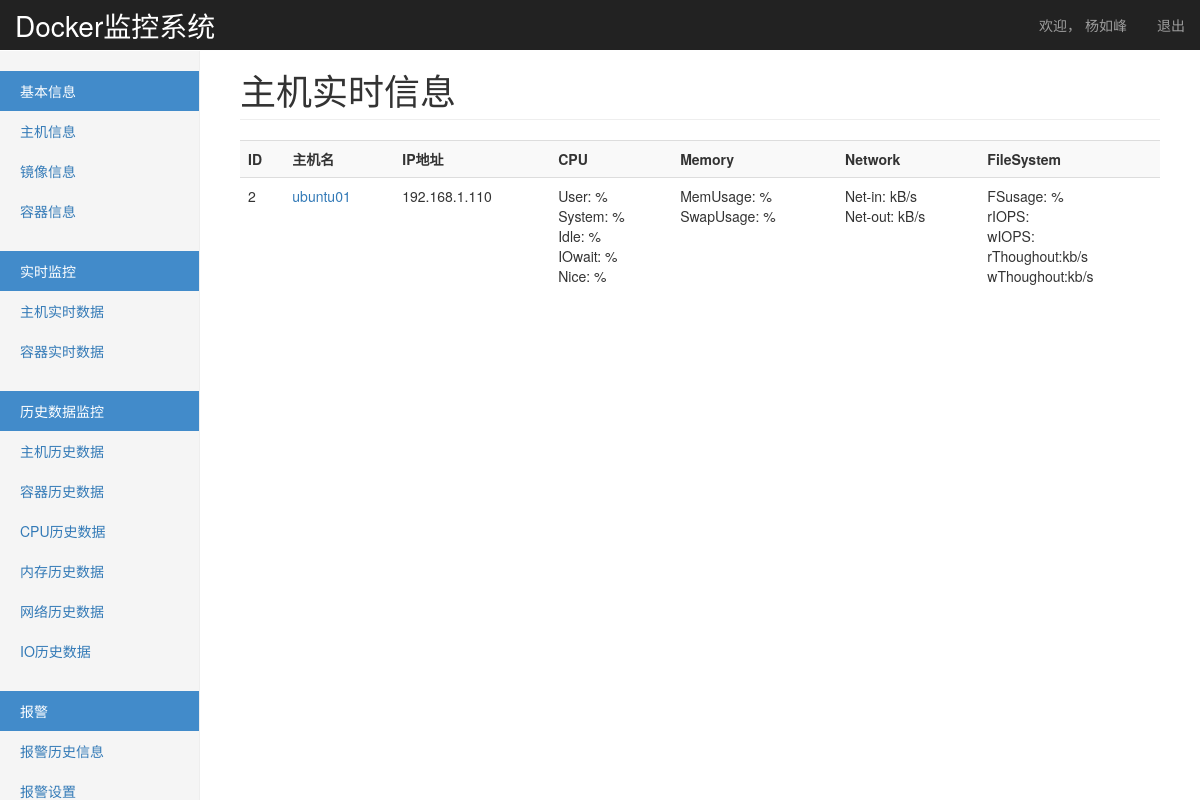
The app's page /monitor/real_host/ (signed in) with its own data.
### monitor/models.py (models this page shows, shortened)
@python_2_unicode_compatible
class UserProfile(models.Model):
    user = models.OneToOneField(User)
    name = models.CharField(max_length=64)

@python_2_unicode_compatible
class Host(models.Model):
    hostname = models.CharField(u'主机名', max_length=32,)
    address = models.GenericIPAddressField(u'IP地址',)
    port = models.IntegerField(u'docker运行端口', default=2375)
    group = models.ManyToManyField(HostGroup, verbose_name=u'集群/组')
    status_choices = (
            ('Online', u'在线'),
            ('Offline', u'掉线'),
            ('Maintenance', u'维护'),
        )
    status = models.CharField(u'状态', choices=status_choices, max_length=64)
    username = models.CharField(u'用户名', default='root', max_length=32, blank=True, null=True)
    password = models.CharField(u'密码', max_length=32, blank=True, null=True)  # 明文，后续修改
    memo = models.TextField(u"备注", blank=True, null=True)

### monitor/views.py (the view)
def real_host(request):
    host_objs = models.Host.objects.filter(status="Online")
    data = {}
    for host in host_objs:
        real_raw_data_dic = {}
        for service_name in ['cpu','memory','network','block']:
            real_data = REDIS_OBJ.lrange("RawData_(%s,)_host_%s" % (host.id,service_name), 0, 0)
            if real_data:
                report_time,real_raw_data = real_data[0].split(",", 1)
                real_raw_data_dic[service_name] = eval(real_raw_data)
            else:
                real_raw_data_dic[service_name] = ''
        data[host.id] = real_raw_data_dic
        alert_service_name,alert_parameter = _get_alert_re()[0],_get_alert_re()[1]
        alert_exp = ''.join(_get_alert_re()[2:])
        try:
            real_parameter_data =data[host.id][alert_service_name][alert_parameter]
            print str(real_parameter_data)+alert_exp
            if eval(str(real_parameter_data)+alert_exp):
                mail_sub = 'Docker Host Perf Alart.'
                mail_htmltext = '''<html>
                    <h1>alert message:</h1>
                    <hr>
                    <p>hostname:%s</p>
                    <p>alert massage:</p>
                    <p>alert exp:%s%s</p>
                    <p>host:%s=%s</p>
                                </html>'''%(host.hostname,
                                            alert_parameter,
                                            alert_exp,
                                            alert_parameter,
                                            real_parameter_data )
                alert.SendEmail('yangfeilong_2009@126.com',mail_sub,mail_htmltext)
            else:
                pass
        except:
            pass
    return render(request, 'monitor/realtime_host.html',
                  {
                      "host_list":host_objs,
                      "real_host_data":data,
                  })

### monitor/views.py (called while the page is built)
def _get_alert_re():
    return ['memory','MemUsage','>','80']

### templates/monitor/realtime_host.html
{% extends 'base.html' %}
{% block page-header %}
主机实时信息
{% endblock %}
{% block page-content %}
    <table class="table table-striped table-hover">
        <tr>
            <th>ID</th>
            <th>主机名</th>
            <th>IP地址</th>
            <th>CPU</th>
            <th>Memory</th>
            <th>Network</th>
            <th>FileSystem</th>
        </tr>
        {% for host in host_list %}
        <tr>
        <td>{{ host.id }}</td>
        <td><a href="{% url 'monitor:real_data_detail' host.id %}">{{ host.hostname }}</a></td>
        <td>{{ host.address }}</td>
        {% for id,data in real_host_data.items %}
            {% if id == host.id %}
            <td>
                User:{{ data.cpu.user}}&nbsp;%<br>
                System:{{ data.cpu.system}}&nbsp;%<br>
                Idle:{{ data.cpu.idle}}&nbsp;%<br>
                IOwait:{{ data.cpu.iowait}}&nbsp;%<br>
                Nice:{{ data.cpu.nice}}&nbsp;%
            </td>
            <td>
                MemUsage:{{ data.memory.MemUsage }}&nbsp;%<br>
                SwapUsage:{{ data.memory.SwapUsage }}&nbsp;%
            </td>
                <td>Net-in:{{ data.network.eth0.net_in  }}&nbsp;kB/s<br>
            Net-out:{{ data.network.eth0.net_out }}&nbsp;kB/s
            </td>
            <td>
                FSusage:{{ data.block.fsusage }}&nbsp;%<br>
                rIOPS:{{ data.block.rtps }}<br>
                wIOPS:{{ data.block.wtps }}<br>
                rThoughout:{% widthratio data.block.breadps 1024 1%}kb/s<br>
                wThoughout:{% widthratio data.block.bwrtnps 1024 1%}kb/s
            </td>
        {% endif %}
        {% endfor %}
        </tr>
        {% endfor %}
    </table>
{% endblock %}

### templates/base.html (shortened to what this page needs)
<!DOCTYPE html>
<html lang="zh-CN"><head><meta http-equiv="Content-Type" content="text/html; charset=UTF-8">
    <link href="/static/bootstrap/css/bootstrap.min.css" rel="stylesheet">
    <link href="/static/bootstrap/css/dashboard.css" rel="stylesheet">
    <link href="/static/bootstrap/css/customers.css" rel="stylesheet">
  </head>
  <body>
    <nav class="navbar navbar-inverse navbar-fixed-top">
      <div class="container-fluid">
        <div class="navbar-header">
          <a class="navbar-brand" style="font-size: 28px" href="/monitor/">Docker监控系统</a>
        </div>
        <div id="navbar" class="navbar-collapse collapse">
          <ul class="nav navbar-nav navbar-right">
            <li><a href="#">欢迎，
                {% if request.user.userprofile.name %}
                    {{ request.user.userprofile.name }}
                {% else %}
                    {{ request.user }}
                {% endif %}
            </a></li>
            <li><a href="{% url 'acc_logout' %}">退出</a></li>
          </ul>
        </div>
      </div>
    </nav>
    {% block page-body %}
    <div class="container-fluid">
      <div class="row">
        <div class="col-sm-3 col-md-2 sidebar">
          {% block page-left %}
          <ul class="nav nav-sidebar">
            <li class="active"><a href="#">基本信息</a></li>
            <li class=""><a href="{% url 'monitor:host_list' %}">主机信息</a></li>
            <li class=""><a href="{% url 'monitor:images_list' %}">镜像信息</a></li>
            <li class=""><a href="{% url 'monitor:container_list' %}">容器信息</a></li>
          </ul>
          <ul class="nav nav-sidebar">
            <li class="active"><a href="#">实时监控</a></li>
            <li class=""><a href="{% url 'monitor:real_host' %}">主机实时数据</a></li>
            <li class=""><a href="#">容器实时数据</a></li>
          </ul>
          <ul class="nav nav-sidebar">
            <li class="active"><a href="#">历史数据监控</a></li>
            <li class=""><a href="{% url 'monitor:monitor_data_detail' 2 %}">主机历史数据</a></li>
            <li class=""><a href="#">容器历史数据</a></li>
            <li class=""><a href="#">CPU历史数据</a></li>
            <li class=""><a href="#">内存历史数据</a></li>
            <li class=""><a href="#">网络历史数据</a></li>
            <li class=""><a href="#">IO历史数据</a></li>
          </ul>
           <ul class="nav nav-sidebar">
            <li class="active"><a href="#">报警</a></li>
            <li class=""><a href="#">报警历史信息</a></li>
            <li class=""><a href="#">报警设置</a></li>
          </ul>
        {% endblock %}
        </div>
        <div class="col-sm-9 col-sm-offset-3 col-md-10 col-md-offset-2 main">
          <h1 class="page-header">{% block page-header %}Page-Header{% endblock %}</h1>
          {% block page-content %}{% endblock %}
        </div>
      </div>
    </div>
    {% endblock %}
</body></html>

### records on screen
Host: id "2", hostname "ubuntu01", address "192.168.1.110"

### other values on screen
{{ request.user.userprofile.name }} "杨如峰"
